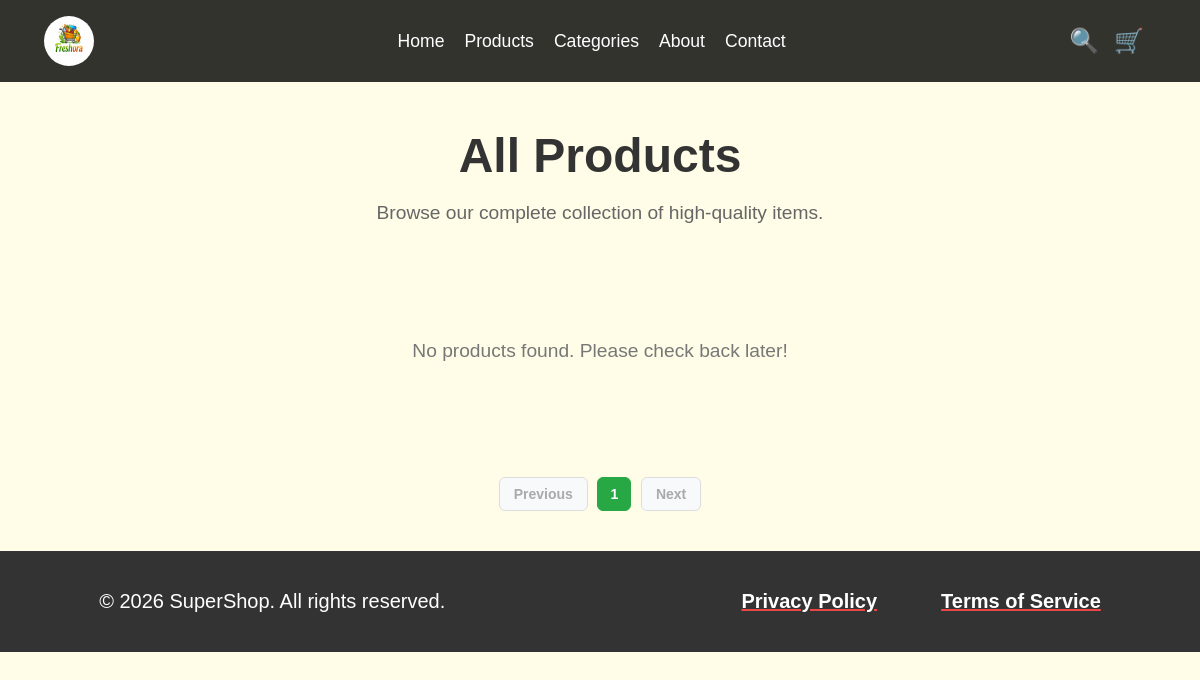
The app's page /products/?page=2, older data.
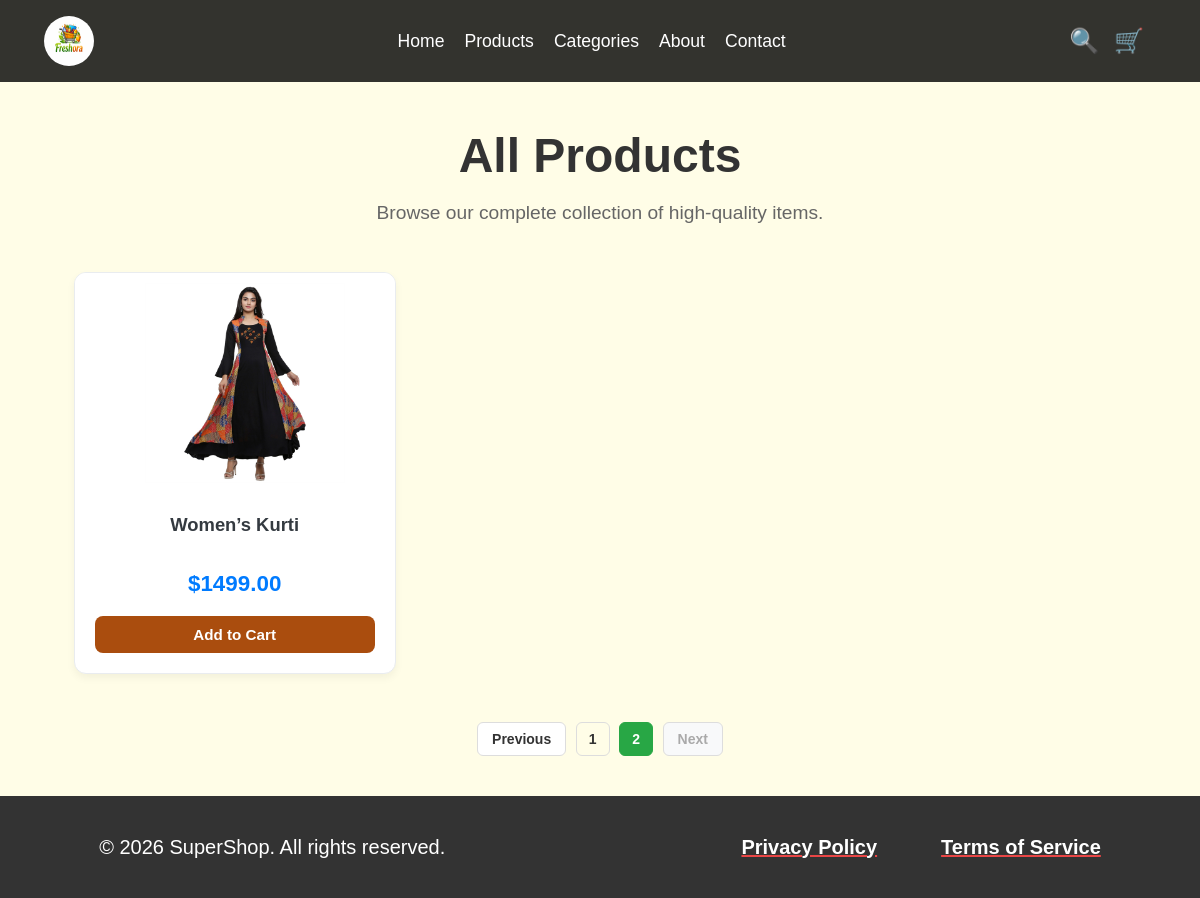
The same page, newer data.
### myapp/models.py (models this page shows, shortened)
class Product(models.Model):
    name = models.CharField(max_length=200)
    category = models.ForeignKey(Category, on_delete=models.CASCADE, related_name='products')
    image = models.ImageField(upload_to='products/')
    price = models.DecimalField(max_digits=10, decimal_places=2)
    description = models.TextField()
    product_model = models.CharField(max_length=100, blank=True, null=True)
    available_size = models.CharField(max_length=50, blank=True, null=True, help_text="e.g., S, M, L, XL or 10, 11, 12")
    color = models.CharField(max_length=50, blank=True, null=True)
    stock = models.PositiveIntegerField(default=0, blank=True, null=True)
    is_featured = models.BooleanField(default=False, verbose_name="Featured Product")
    is_on_sale = models.BooleanField(default=False, verbose_name="Price Off Product")
    created_at = models.DateTimeField(auto_now_add=True)
    updated_at = models.DateTimeField(auto_now=True)
    class Meta:
        ordering = ['name']

### myapp/views.py (the view)
# urls.py: path('products/', views.product_list, name='product_list'),
def product_list(request):
    product_queryset = Product.objects.all()
    paginator = Paginator(product_queryset, 12)
    page_number = request.GET.get('page')
    products = paginator.get_page(page_number)
    context = {'products': products}
    return render(request, 'products.html', context)

### myapp/templates/products.html (shortened to what this page needs)
{% extends 'base.html' %}
{% load static %}
{% block content %}
<main class="all-product-page-container">
    <div class="all-product-page-header">
        <h1>All Products</h1>
        <p>Browse our complete collection of high-quality items.</p>
    </div>
    <div class="all-product-grid">
        {% for product in products %}
        <div class="all-product-card">
            <img src="{{ product.image.url }}"
                 alt="Image of {{ product.name }}"
                 class="all-product-image">
            <div class="all-product-card-content">
                <h3 class="all-product-name">{{ product.name }}</h3>
                <p class="all-product-price">${{ product.price|floatformat:2 }}</p>
                <button class="add-to-cart-btn"
                        data-product-id="{{ product.id }}">
                    Add to Cart
                </button>
            </div>
        </div>
        {% empty %}
            <p class="all-product-no-products-message">
                No products found. Please check back later!
            </p>
        {% endfor %}
    </div>
    <div class="pagination">
    {% if products.has_previous %}
        <a class="page-btn" href="?page={{ products.previous_page_number }}">Previous</a>
    {% else %}
        <span class="page-btn disabled">Previous</span>
    {% endif %}
    <a class="page-number {% if products.number == 1 %}active{% endif %}" href="?page=1">1</a>
    {% if products.paginator.num_pages > 1 %}
        <a class="page-number {% if products.number == products.paginator.num_pages %}active{% endif %}"
           href="?page={{ products.paginator.num_pages }}">
           {{ products.paginator.num_pages }}
        </a>
    {% endif %}
    {% if products.has_next %}
        <a class="page-btn" href="?page={{ products.next_page_number }}">Next</a>
    {% else %}
        <span class="page-btn disabled">Next</span>
    {% endif %}
</div>
</main>
{% endblock %}

Row changes from the older to the newer data that the page shows:
added Product: image (picture), name "Women’s Kurti", price "1499.00"
Text that changed along with them:
{{ products.paginator.num_pages }}: (not shown) → "2"
text no longer shown: "No products found. Please check back later!"
